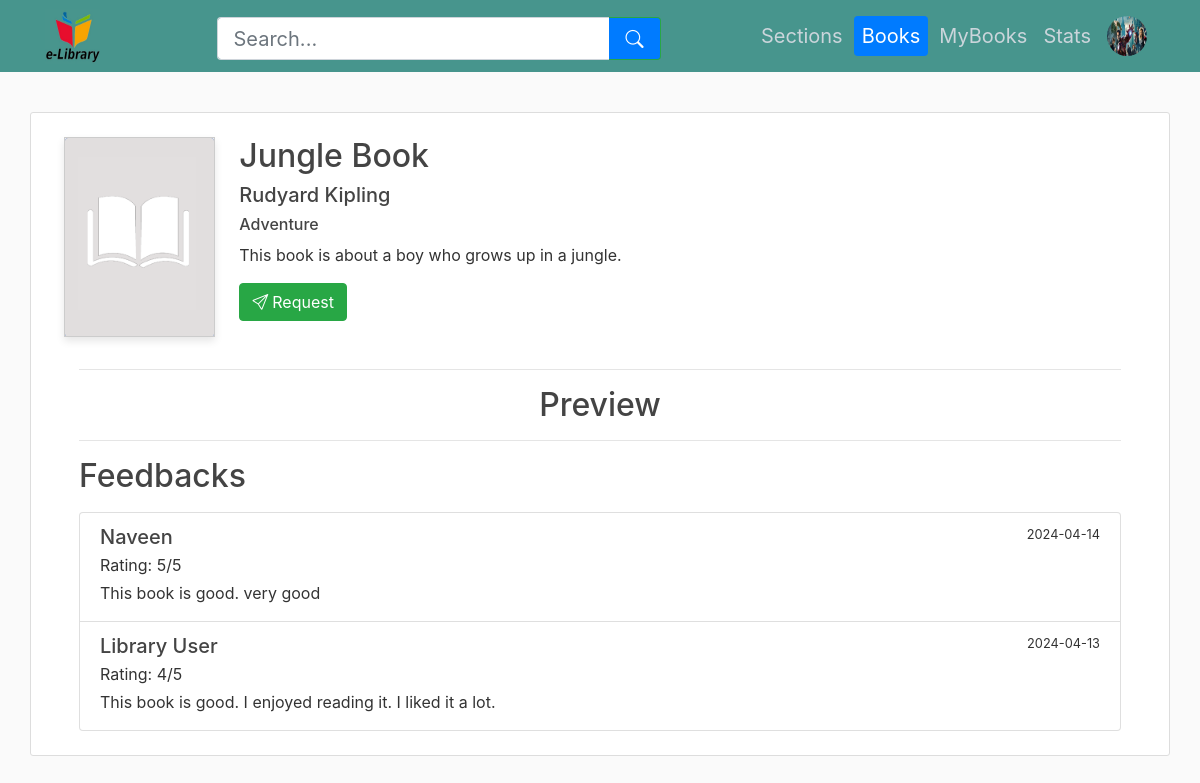
The page /user/book-info/1 (signed in) on the database its author committed.
### library_app/models.py (models this page shows, shortened)
class User(db.Model):
    __tablename__ = "user"
    userid = db.Column(db.Integer, primary_key=True, autoincrement=True)
    name = db.Column(db.String(60), nullable=False)
    username = db.Column(db.String(32), unique=True, nullable=False)
    email = db.Column(db.String(60), unique=True, nullable=False)
    password = db.Column(db.String(60), nullable=False)
    profile_picture = db.Column(
        db.String(20), nullable=False, default="default_profile_picture.png"
    )
    authenticated = db.Column(db.Boolean, default=False)
    urole = db.Column(db.String(20), default="user")
    requests = db.relationship(
        "Request", back_populates="user", lazy=True, cascade="all, delete-orphan"
    )
    feedbacks = db.relationship(
        "Feedback", back_populates="user", lazy=True, cascade="all, delete-orphan"
    )
    __table_args__ = (
        CheckConstraint(urole.in_(["user", "librarian"]), name="check_urole"),
    )
    def get_urole(self):
        return self.urole

class Book(db.Model):
    __tablename__ = "book"
    bookid = db.Column(db.Integer, primary_key=True, autoincrement=True)
    title = db.Column(db.String(60), unique=True, nullable=False)
    author = db.Column(db.String(60), nullable=False)
    date_created = db.Column(
        db.Date, nullable=False, default=datetime.now(timezone.utc).date()
    )
    picture = db.Column(
        db.String(20), nullable=False, default="default_book_picture.png"
    )
    description = db.Column(db.String(120), nullable=False)
    pdf_file = db.Column(db.String(20), nullable=False)
    sectionid = db.Column(
        db.Integer, db.ForeignKey("section.sectionid"), nullable=False, default=1
    )
    section = db.relationship("Section", back_populates="books")
    issuedbooks = db.relationship(
        "IssuedBook", back_populates="book", lazy=True, cascade="all, delete-orphan"
    )
    feedbacks = db.relationship(
        "Feedback", back_populates="book", lazy=True, cascade="all, delete-orphan"
    )
    requests = db.relationship(
        "Request", back_populates="book", lazy=True, cascade="all, delete-orphan"
    )

class Section(db.Model):
    __tablename__ = "section"
    sectionid = db.Column(db.Integer, primary_key=True, autoincrement=True)
    title = db.Column(db.String(60), unique=True, nullable=False)
    date_created = db.Column(
        db.Date, nullable=False, default=datetime.now(timezone.utc).date()
    )
    picture = db.Column(
        db.String(20), nullable=False, default="default_section_picture.jpeg"
    )
    description = db.Column(db.String(120), nullable=False)
    books = db.relationship("Book", back_populates="section", lazy=True)

class Feedback(db.Model):
    __tablename__ = "feedback"
    feedbackid = db.Column(db.Integer, primary_key=True, autoincrement=True)
    userid = db.Column(db.Integer, db.ForeignKey("user.userid"), nullable=False)
    bookid = db.Column(db.Integer, db.ForeignKey("book.bookid"), nullable=False)
    date_created = db.Column(
        db.Date, nullable=False, default=datetime.now(timezone.utc).date()
    )
    rating = db.Column(db.Integer, nullable=False)
    content = db.Column(db.String(200), nullable=False)
    user = db.relationship("User", back_populates="feedbacks")
    book = db.relationship("Book", back_populates="feedbacks")
    __table_args__ = (
        CheckConstraint("rating >= 1 AND rating <= 5", name="check_rating"),
    )

### library_app/user/routes.py (the view)
@user.route("/user/book-info/<int:bookid>")
@login_required(role="user")
def book_info(bookid):
    book = Book.query.get(bookid)
    if book is None:
        flash("Book not found", "danger")
        return redirect(url_for("user.books"))
    feedbacks = sorted(
        book.feedbacks, key=lambda x: (x.rating, x.date_created), reverse=True
    )
    pdf_file = url_for("static", filename="book/pdfs/" + book.pdf_file)
    issuedbookids = {
        issuedbook.bookid: issuedbook.issueid
        for issuedbook in current_user.issuedbooks
        if issuedbook.status == "current"
    }
    feedbackbookids = {
        feedback.bookid: feedback.feedbackid
        for feedback in current_user.feedbacks
        if feedback.bookid in issuedbookids
    }
    return render_template(
        "user/book_info.html",
        title="Books",
        user=current_user,
        book=book,
        feedbacks=feedbacks,
        issuedbookids=issuedbookids,
        feedbackbookids=feedbackbookids,
        pdf_file=pdf_file,
        navbaractive=["Books"],
        sections=sections,
    )

### library_app/models.py (called while the page is built)
@login_manager.user_loader
def load_user(userid):
    return User.query.get(userid)

### library_app/utils.py (called while the page is built)
def login_required(role="any"):
    def wrapper(fn):
        @wraps(fn)
        def view(*args, **kwargs):
            if not current_user.is_authenticated:
                return login_manager.unauthorized()
            if current_user.get_urole() != role and role!=any:
                abort(403)
            return fn(*args, **kwargs)
        return view
    return wrapper

### library_app/templates/user/book_info.html (shortened to what this page needs)
{% extends "user/layout.html" %} {% block content %}
<div class="container content-section px-5 pt-4 pb-4">
    <div class="row">
        <div class="mr-4 mb-3">
            <img
                src="{{ url_for('static', filename='book/pictures/' + book.picture) }}"
                alt="{{ book.title }}"
                class="img-fluid special-card"
                style="height: 25vh"
            />
        </div>
        <div class="">
            <h2>{{ book.title }}</h2>
            <h5>{{ book.author }}</h5>
            <h6>{{ book.section.title }}</h6>
            <p>{{ book.description }}</p>
            {% if book.bookid in issuedbookids %}
                {% if book.bookid in feedbackbookids %}
                <div class="ml-2 mb-2">
                    <a href="{{url_for("user.edit_feedback", feedbackid=feedbackbookids[book.bookid])}}" class="btn btn-dark"><i class="bi bi-pencil-square mr-1"></i>Edit Feedback</a>
                </div>
                {% else %}
                <div class="ml-2 mb-2">
                    <a href="{{url_for("user.book_feedback", bookid=book.bookid)}}" class="btn btn-primary"><i class="bi bi-chat-left mr-1"></i>Feedback</a>
                </div>
                {% endif %}
                <div class="ml-2 mb-3">
                    <div class="row mx-auto">
                        <div class="mr-4">
                            <a href="{{url_for("user.return_book", issueid=issuedbookids[book.bookid])}}" class="btn btn-danger"><i class="bi bi-arrow-bar-up mr-1"></i>Return</a>
                        </div>
                        <div class="ml-2">
                            <a href="{{ url_for('user.view_book', bookid=book.bookid) }}" class="btn btn-success"><i class="bi bi-eye mr-1"></i>View</a>
                        </div>
                    </div>
                </div>
            {% else %}
            <div class="mt-1 mb-3">
                <a
                    href="{{ url_for('user.book_request', bookid=book.bookid) }}"
                    class="btn btn-success"
                    ><i class="bi bi-send mr-1"></i>Request</a
                >
            </div>
            {% endif %}
        </div>
    </div>
    <hr />
    <h2 class="text-center">Preview</h2>
    <hr />
    <div class="row mt-3">
    <div class="col-md-12">
        <h2 class="mb-3">Feedbacks</h2>
        {% if feedbacks %}
            <div class="list-group">
                {% for feedback in feedbacks %}
                    <div class="list-group-item">
                        <div class="d-flex w-100 justify-content-between">
                            <h5 class="mb-1">{{ feedback.user.name }}</h5>
                            <small>{{ feedback.date_created }}</small>
                        </div>
                        <div class="d-flex w-100 justify-content-between">
                            <p class="mb-1">Rating: {{ feedback.rating }}/5</p>
                        </div>
                        <p class="mb-1">{{ feedback.content }}</p>
                    </div>
                {% endfor %}
            </div>
        {% else %}
            <p>No feedback available for this book.</p>
        {% endif %}
    </div>
</div>
</div>
{% endblock %}

### library_app/templates/user/layout.html (shortened to what this page needs)
<!DOCTYPE html>
<html lang="en">
    <head>
        <link
            rel="stylesheet"
            href="https://cdn.jsdelivr.net/npm/bootstrap@4.3.1/dist/css/bootstrap.min.css"
        />
        <link href="https://cdn.jsdelivr.net/npm/bootstrap-icons@1.7.0/font/bootstrap-icons.css" rel="stylesheet">
        <link
            rel="stylesheet"
            type="text/css"
            href="{{ url_for('static', filename='main/style.css') }}"
        />
    </head>
    <body>
        <header class="site-header">
            <nav class="navbar navbar-expand-md navbar-dark bg-steel fixed-top">
                <div class="container">
                    <a class="mr-4" href="{{url_for("user.sections")}}"><img class="logo-img" src="{{url_for('static', filename="main/library_logo.jpg")}}"/></a>
                    <div class="container">
                        <form id="searchForm" class="form-inline mx-auto search-form" action="{{ url_for('user.search') }}" method="POST" style="width: 37vw; height: 5.4vh;">
                            <div class="input-group">
                                <input id="searchInput" name="search_term" class="form-control form-control-lg border-right-0" type="search" placeholder="Search..." aria-label="Search" style="height: 5.4vh;" minlength="1" maxlength="60">
                                <div class="input-group-append">
                                    <button class="btn btn-lg btn-outline-success border-left-0" type="submit" style="height: 5.4vh;">
                                        <i class="bi bi-search"></i>
                                    </button>
                                </div>
                            </div>
                        </form>
                    </div>
                    <div class="navbar-nav">
                        <a class="nav-item nav-link h5 font-weight-normal mt-2 {% if 'Sections' in navbaractive %} active {% endif %}" href="{{url_for("user.sections")}}">Sections</a>
                        <a class="nav-item nav-link h5 font-weight-normal mt-2 {% if 'Books' in navbaractive %} active {% endif %}" href="{{url_for("user.books")}}">Books</a>
                        <a class="nav-item nav-link h5 font-weight-normal mt-2 {% if 'MyBooks' in navbaractive %} active {% endif %}" href="{{url_for("user.mybooks")}}">MyBooks</a>
                        <a class="nav-item nav-link h5 font-weight-normal mt-2 {% if 'Stats' in navbaractive %} active {% endif %}" href="{{url_for("user.stats")}}">Stats</a>
                        <a class="nav-item nav-link {% if 'Account' in navbaractive %} btn btn-primary rounded-pill mx-1{% endif %}" href="{{url_for("user.account")}}"><img src="{{url_for('static', filename='user/profile_pictures/' + user.profile_picture)}}" class="rounded-circle nav-img"/></a>
                    </div>
                </div>
            </nav>
        </header>
        {% block content %} {% endblock %}
    </body>
</html>

### library_app/static/main/style.css (style rules this page uses)
body { background: #fafafa; color: #333333; margin-top: 5rem; }
h1, h2, h3, h4, h5, h6 { color: #444444; }
.bg-steel { background-color: #47958d; }
.site-header .navbar-nav .nav-link { color: #cbd5db; }
.site-header .navbar-nav .nav-link.active { font-weight: 500; }
.content-section { background: #ffffff; padding: 10px 20px; border: 1px solid #dddddd; border-radius: 3px; margin-bottom: 20px; }
.nav-img { height: 2.5rem; width: 2.5rem; }
.logo-img { height: 55px; width: 55px; }
.nav-item.active { background-color: #007bff; color: #fff; border-color: #007bff; border-radius: 4px; padding: 0.5rem 1rem; margin-right: 3px; margin-left: 3px; }
.special-card { width: 100%; border: 1px solid #ccc; box-shadow: 0 4px 8px rgba(0, 0, 0, 0.1); }
.btn-lg { font-size: 1.13rem !important; }
.search-form { border: none; margin-top: 5px; }
.search-form .input-group { width: 100%; }
.search-form .form-control { border-radius: 4px; }
.search-form .btn { border-radius: 0 4px 4px 0; background-color: #007bff; color: white; }

### rows shown on the page
User: profile_picture (picture)
Book: picture (placeholder picture), title "Jungle Book", author "Rudyard Kipling", description "This book is about a boy who grows up in a jungle."
Section: section "Adventure"
Feedback: user.name "Naveen", date_created "2024-04-14", rating "5", content "This book is good. very good"
Feedback: user.name "Library User", date_created "2024-04-13", rating "4", content "This book is good. I enjoyed reading it. I liked it a lot."
